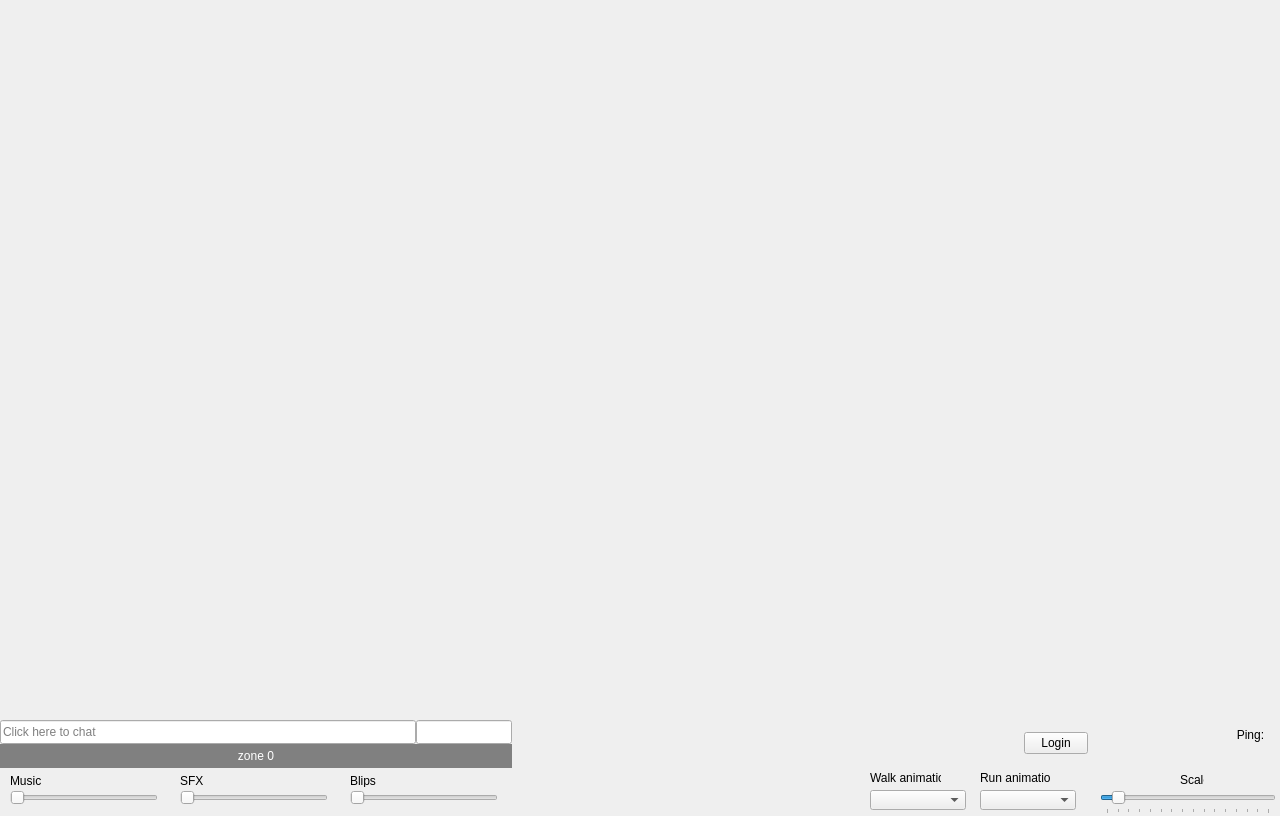
<?xml version="1.0" encoding="UTF-8"?>
<ui version="4.0">
 <class>GameWidget</class>
 <widget class="QWidget" name="GameWidget">
  <property name="geometry">
   <rect>
    <x>0</x>
    <y>0</y>
    <width>1280</width>
    <height>816</height>
   </rect>
  </property>
  <property name="focusPolicy">
   <enum>Qt::NoFocus</enum>
  </property>
  <property name="windowTitle">
   <string>Form</string>
  </property>
  <widget class="QStackedWidget" name="IngameWidgets">
   <property name="enabled">
    <bool>true</bool>
   </property>
   <property name="geometry">
    <rect>
     <x>0</x>
     <y>0</y>
     <width>1280</width>
     <height>816</height>
    </rect>
   </property>
   <property name="focusPolicy">
    <enum>Qt::NoFocus</enum>
   </property>
   <property name="styleSheet">
    <string notr="true"/>
   </property>
   <property name="frameShape">
    <enum>QFrame::NoFrame</enum>
   </property>
   <property name="currentIndex">
    <number>0</number>
   </property>
   <widget class="QWidget" name="IngameUI">
    <property name="focusPolicy">
     <enum>Qt::NoFocus</enum>
    </property>
    <property name="autoFillBackground">
     <bool>false</bool>
    </property>
    <widget class="PenaltyBar" name="_penaltybar1">
     <property name="geometry">
      <rect>
       <x>930</x>
       <y>730</y>
       <width>84</width>
       <height>14</height>
      </rect>
     </property>
     <property name="text">
      <string/>
     </property>
     <property name="pixmap">
      <pixmap>defensebar10.png</pixmap>
     </property>
    </widget>
    <widget class="PenaltyBar" name="_penaltybar2">
     <property name="geometry">
      <rect>
       <x>930</x>
       <y>744</y>
       <width>84</width>
       <height>14</height>
      </rect>
     </property>
     <property name="text">
      <string/>
     </property>
     <property name="pixmap">
      <pixmap>prosecutionbar10.png</pixmap>
     </property>
    </widget>
    <widget class="AIOButton" name="evidencebtn">
     <property name="geometry">
      <rect>
       <x>676</x>
       <y>744</y>
       <width>80</width>
       <height>24</height>
      </rect>
     </property>
     <property name="text">
      <string/>
     </property>
     <property name="pixmap">
      <pixmap>evidence_button.png</pixmap>
     </property>
    </widget>
    <widget class="QLabel" name="areainfo">
     <property name="geometry">
      <rect>
       <x>0</x>
       <y>744</y>
       <width>512</width>
       <height>24</height>
      </rect>
     </property>
     <property name="styleSheet">
      <string notr="true">color: white;
background-color: rgb(128, 128, 128)</string>
     </property>
     <property name="text">
      <string>zone 0</string>
     </property>
     <property name="scaledContents">
      <bool>true</bool>
     </property>
     <property name="alignment">
      <set>Qt::AlignCenter</set>
     </property>
    </widget>
    <widget class="QPushButton" name="ooclogin">
     <property name="enabled">
      <bool>true</bool>
     </property>
     <property name="geometry">
      <rect>
       <x>1024</x>
       <y>732</y>
       <width>64</width>
       <height>22</height>
      </rect>
     </property>
     <property name="text">
      <string>Login</string>
     </property>
     <property name="checkable">
      <bool>false</bool>
     </property>
     <property name="checked">
      <bool>false</bool>
     </property>
     <property name="flat">
      <bool>false</bool>
     </property>
    </widget>
    <widget class="QLabel" name="sliderlabel1">
     <property name="geometry">
      <rect>
       <x>10</x>
       <y>774</y>
       <width>32</width>
       <height>13</height>
      </rect>
     </property>
     <property name="text">
      <string>Music</string>
     </property>
    </widget>
    <widget class="QLabel" name="sliderlabel2">
     <property name="geometry">
      <rect>
       <x>180</x>
       <y>774</y>
       <width>32</width>
       <height>13</height>
      </rect>
     </property>
     <property name="text">
      <string>SFX</string>
     </property>
    </widget>
    <widget class="QLabel" name="sliderlabel3">
     <property name="geometry">
      <rect>
       <x>350</x>
       <y>774</y>
       <width>32</width>
       <height>13</height>
      </rect>
     </property>
     <property name="text">
      <string>Blips</string>
     </property>
    </widget>
    <widget class="QSlider" name="musicslider">
     <property name="geometry">
      <rect>
       <x>10</x>
       <y>790</y>
       <width>148</width>
       <height>16</height>
      </rect>
     </property>
     <property name="maximum">
      <number>100</number>
     </property>
     <property name="orientation">
      <enum>Qt::Horizontal</enum>
     </property>
    </widget>
    <widget class="QSlider" name="soundslider">
     <property name="geometry">
      <rect>
       <x>180</x>
       <y>790</y>
       <width>148</width>
       <height>16</height>
      </rect>
     </property>
     <property name="maximum">
      <number>100</number>
     </property>
     <property name="orientation">
      <enum>Qt::Horizontal</enum>
     </property>
    </widget>
    <widget class="QSlider" name="blipslider">
     <property name="geometry">
      <rect>
       <x>350</x>
       <y>790</y>
       <width>148</width>
       <height>16</height>
      </rect>
     </property>
     <property name="maximum">
      <number>100</number>
     </property>
     <property name="orientation">
      <enum>Qt::Horizontal</enum>
     </property>
    </widget>
    <widget class="QLabel" name="walkanim_label">
     <property name="geometry">
      <rect>
       <x>870</x>
       <y>770</y>
       <width>71</width>
       <height>16</height>
      </rect>
     </property>
     <property name="text">
      <string>Walk animation</string>
     </property>
    </widget>
    <widget class="QLabel" name="runanim_label">
     <property name="geometry">
      <rect>
       <x>980</x>
       <y>770</y>
       <width>71</width>
       <height>16</height>
      </rect>
     </property>
     <property name="text">
      <string>Run animation</string>
     </property>
    </widget>
    <widget class="QComboBox" name="walkanim_dropdown">
     <property name="geometry">
      <rect>
       <x>870</x>
       <y>790</y>
       <width>96</width>
       <height>20</height>
      </rect>
     </property>
    </widget>
    <widget class="QComboBox" name="runanim_dropdown">
     <property name="geometry">
      <rect>
       <x>980</x>
       <y>790</y>
       <width>96</width>
       <height>20</height>
      </rect>
     </property>
    </widget>
    <widget class="QLabel" name="pinglabel">
     <property name="geometry">
      <rect>
       <x>1220</x>
       <y>728</y>
       <width>61</width>
       <height>16</height>
      </rect>
     </property>
     <property name="text">
      <string>Ping:</string>
     </property>
     <property name="alignment">
      <set>Qt::AlignHCenter|Qt::AlignTop</set>
     </property>
    </widget>
    <widget class="AIOIndexButton" name="wt_button">
     <property name="geometry">
      <rect>
       <x>514</x>
       <y>770</y>
       <width>85</width>
       <height>42</height>
      </rect>
     </property>
     <property name="cursor">
      <cursorShape>ArrowCursor</cursorShape>
     </property>
     <property name="text">
      <string/>
     </property>
     <property name="pixmap">
      <pixmap>witnesstestimony.png</pixmap>
     </property>
    </widget>
    <widget class="AIOIndexButton" name="ce_button">
     <property name="geometry">
      <rect>
       <x>599</x>
       <y>770</y>
       <width>85</width>
       <height>42</height>
      </rect>
     </property>
     <property name="text">
      <string/>
     </property>
     <property name="pixmap">
      <pixmap>crossexamination.png</pixmap>
     </property>
    </widget>
    <widget class="AIOIndexButton" name="guilty_button">
     <property name="geometry">
      <rect>
       <x>769</x>
       <y>770</y>
       <width>85</width>
       <height>42</height>
      </rect>
     </property>
     <property name="text">
      <string/>
     </property>
     <property name="pixmap">
      <pixmap>guilty.png</pixmap>
     </property>
    </widget>
    <widget class="AIOIndexButton" name="notguilty_button">
     <property name="geometry">
      <rect>
       <x>684</x>
       <y>770</y>
       <width>85</width>
       <height>42</height>
      </rect>
     </property>
     <property name="text">
      <string/>
     </property>
     <property name="pixmap">
      <pixmap>notguilty.png</pixmap>
     </property>
    </widget>
    <widget class="ICLineEdit" name="ic_input">
     <property name="geometry">
      <rect>
       <x>0</x>
       <y>720</y>
       <width>416</width>
       <height>24</height>
      </rect>
     </property>
     <property name="placeholderText">
      <string>Click here to chat</string>
     </property>
    </widget>
    <widget class="QLineEdit" name="showname_input">
     <property name="geometry">
      <rect>
       <x>416</x>
       <y>720</y>
       <width>96</width>
       <height>24</height>
      </rect>
     </property>
    </widget>
    <widget class="QLabel" name="emotebar">
     <property name="geometry">
      <rect>
       <x>0</x>
       <y>400</y>
       <width>1024</width>
       <height>224</height>
      </rect>
     </property>
     <property name="text">
      <string/>
     </property>
     <property name="pixmap">
      <pixmap>emote_bar.png</pixmap>
     </property>
     <property name="scaledContents">
      <bool>false</bool>
     </property>
    </widget>
    <widget class="AIOButton" name="prevemotepage">
     <property name="geometry">
      <rect>
       <x>10</x>
       <y>600</y>
       <width>40</width>
       <height>40</height>
      </rect>
     </property>
     <property name="text">
      <string/>
     </property>
     <property name="pixmap">
      <pixmap>arrow_left.png</pixmap>
     </property>
     <property name="scaledContents">
      <bool>false</bool>
     </property>
    </widget>
    <widget class="AIOButton" name="textcolorbtn">
     <property name="geometry">
      <rect>
       <x>836</x>
       <y>724</y>
       <width>40</width>
       <height>40</height>
      </rect>
     </property>
     <property name="text">
      <string/>
     </property>
     <property name="pixmap">
      <pixmap>textcolor_button.png</pixmap>
     </property>
     <property name="scaledContents">
      <bool>false</bool>
     </property>
    </widget>
    <widget class="AIOButton" name="switchbtn">
     <property name="geometry">
      <rect>
       <x>596</x>
       <y>720</y>
       <width>80</width>
       <height>24</height>
      </rect>
     </property>
     <property name="text">
      <string/>
     </property>
     <property name="pixmap">
      <pixmap>switch_button.png</pixmap>
     </property>
    </widget>
    <widget class="AIOButton" name="movebtn">
     <property name="geometry">
      <rect>
       <x>596</x>
       <y>744</y>
       <width>80</width>
       <height>24</height>
      </rect>
     </property>
     <property name="text">
      <string/>
     </property>
     <property name="pixmap">
      <pixmap>move_button.png</pixmap>
     </property>
    </widget>
    <widget class="AIOButton" name="examinebtn">
     <property name="geometry">
      <rect>
       <x>676</x>
       <y>720</y>
       <width>80</width>
       <height>24</height>
      </rect>
     </property>
     <property name="text">
      <string/>
     </property>
     <property name="pixmap">
      <pixmap>examine_button.png</pixmap>
     </property>
    </widget>
    <widget class="AIOButton" name="realizationbtn">
     <property name="geometry">
      <rect>
       <x>880</x>
       <y>724</y>
       <width>40</width>
       <height>40</height>
      </rect>
     </property>
     <property name="text">
      <string/>
     </property>
     <property name="pixmap">
      <pixmap>realization.png</pixmap>
     </property>
     <property name="scaledContents">
      <bool>false</bool>
     </property>
    </widget>
    <widget class="AIOButton" name="nextemotepage">
     <property name="geometry">
      <rect>
       <x>974</x>
       <y>600</y>
       <width>40</width>
       <height>40</height>
      </rect>
     </property>
     <property name="text">
      <string/>
     </property>
     <property name="pixmap">
      <pixmap>arrow_right.png</pixmap>
     </property>
     <property name="scaledContents">
      <bool>false</bool>
     </property>
    </widget>
    <widget class="QSlider" name="scaleslider">
     <property name="geometry">
      <rect>
       <x>1100</x>
       <y>790</y>
       <width>176</width>
       <height>24</height>
      </rect>
     </property>
     <property name="minimum">
      <number>1</number>
     </property>
     <property name="maximum">
      <number>16</number>
     </property>
     <property name="singleStep">
      <number>1</number>
     </property>
     <property name="pageStep">
      <number>1</number>
     </property>
     <property name="value">
      <number>2</number>
     </property>
     <property name="orientation">
      <enum>Qt::Horizontal</enum>
     </property>
     <property name="invertedAppearance">
      <bool>false</bool>
     </property>
     <property name="invertedControls">
      <bool>false</bool>
     </property>
     <property name="tickPosition">
      <enum>QSlider::TicksBelow</enum>
     </property>
     <property name="tickInterval">
      <number>1</number>
     </property>
    </widget>
    <widget class="QLabel" name="scalelabel">
     <property name="geometry">
      <rect>
       <x>1180</x>
       <y>774</y>
       <width>24</width>
       <height>12</height>
      </rect>
     </property>
     <property name="text">
      <string>Scale</string>
     </property>
    </widget>
    <widget class="AIOButton" name="musicToggle">
     <property name="geometry">
      <rect>
       <x>516</x>
       <y>720</y>
       <width>80</width>
       <height>24</height>
      </rect>
     </property>
     <property name="text">
      <string/>
     </property>
     <property name="pixmap">
      <pixmap>music_button.png</pixmap>
     </property>
    </widget>
    <widget class="AIOButton" name="oocToggle">
     <property name="geometry">
      <rect>
       <x>516</x>
       <y>744</y>
       <width>80</width>
       <height>24</height>
      </rect>
     </property>
     <property name="text">
      <string/>
     </property>
     <property name="pixmap">
      <pixmap>ooc_button.png</pixmap>
     </property>
    </widget>
    <widget class="GamePort" name="gameview" native="true">
     <property name="geometry">
      <rect>
       <x>0</x>
       <y>0</y>
       <width>1280</width>
       <height>720</height>
      </rect>
     </property>
     <widget class="ChatboxWidget" name="chatboxwidget" native="true">
      <property name="geometry">
       <rect>
        <x>128</x>
        <y>306</y>
        <width>512</width>
        <height>96</height>
       </rect>
      </property>
      <widget class="QLabel" name="chatbox">
       <property name="geometry">
        <rect>
         <x>0</x>
         <y>0</y>
         <width>512</width>
         <height>96</height>
        </rect>
       </property>
       <property name="text">
        <string/>
       </property>
       <property name="pixmap">
        <pixmap>chatbox.png</pixmap>
       </property>
       <property name="scaledContents">
        <bool>false</bool>
       </property>
      </widget>
      <widget class="QLabel" name="chatname">
       <property name="geometry">
        <rect>
         <x>4</x>
         <y>0</y>
         <width>120</width>
         <height>16</height>
        </rect>
       </property>
       <property name="font">
        <font>
         <family>Tahoma</family>
        </font>
       </property>
       <property name="styleSheet">
        <string notr="true">color: white</string>
       </property>
       <property name="text">
        <string/>
       </property>
      </widget>
      <widget class="QTextEdit" name="chattext">
       <property name="geometry">
        <rect>
         <x>2</x>
         <y>16</y>
         <width>511</width>
         <height>80</height>
        </rect>
       </property>
       <property name="font">
        <font>
         <family>Tahoma</family>
         <pointsize>12</pointsize>
         <stylestrategy>PreferDefault</stylestrategy>
        </font>
       </property>
       <property name="cursor" stdset="0">
        <cursorShape>ArrowCursor</cursorShape>
       </property>
       <property name="styleSheet">
        <string notr="true">background-color: rgba(0, 0, 0, 0); color: white</string>
       </property>
       <property name="frameShape">
        <enum>QFrame::NoFrame</enum>
       </property>
       <property name="verticalScrollBarPolicy">
        <enum>Qt::ScrollBarAlwaysOff</enum>
       </property>
       <property name="horizontalScrollBarPolicy">
        <enum>Qt::ScrollBarAlwaysOff</enum>
       </property>
       <property name="readOnly">
        <bool>true</bool>
       </property>
       <property name="html">
        <string>&lt;!DOCTYPE HTML PUBLIC &quot;-//W3C//DTD HTML 4.0//EN&quot; &quot;http://www.w3.org/TR/REC-html40/strict.dtd&quot;&gt;
&lt;html&gt;&lt;head&gt;&lt;meta name=&quot;qrichtext&quot; content=&quot;1&quot; /&gt;&lt;style type=&quot;text/css&quot;&gt;
p, li { white-space: pre-wrap; }
&lt;/style&gt;&lt;/head&gt;&lt;body style=&quot; font-family:'Tahoma'; font-size:12pt; font-weight:400; font-style:normal;&quot;&gt;
&lt;p style=&quot;-qt-paragraph-type:empty; margin-top:0px; margin-bottom:0px; margin-left:0px; margin-right:0px; -qt-block-indent:0; text-indent:0px;&quot;&gt;&lt;br /&gt;&lt;/p&gt;&lt;/body&gt;&lt;/html&gt;</string>
       </property>
       <property name="cursorWidth">
        <number>0</number>
       </property>
       <property name="textInteractionFlags">
        <set>Qt::NoTextInteraction</set>
       </property>
      </widget>
      <widget class="AIOButton" name="chatlogToggle">
       <property name="geometry">
        <rect>
         <x>476</x>
         <y>0</y>
         <width>32</width>
         <height>16</height>
        </rect>
       </property>
       <property name="text">
        <string/>
       </property>
       <property name="pixmap">
        <pixmap>chatlog_button.png</pixmap>
       </property>
      </widget>
     </widget>
    </widget>
    <widget class="AIOButton" name="emoteToggle">
     <property name="geometry">
      <rect>
       <x>760</x>
       <y>732</y>
       <width>70</width>
       <height>24</height>
      </rect>
     </property>
     <property name="text">
      <string/>
     </property>
     <property name="pixmap">
      <pixmap>emotebar_button.png</pixmap>
     </property>
    </widget>
    <zorder>_penaltybar1</zorder>
    <zorder>_penaltybar2</zorder>
    <zorder>areainfo</zorder>
    <zorder>ooclogin</zorder>
    <zorder>sliderlabel1</zorder>
    <zorder>sliderlabel2</zorder>
    <zorder>sliderlabel3</zorder>
    <zorder>musicslider</zorder>
    <zorder>soundslider</zorder>
    <zorder>blipslider</zorder>
    <zorder>walkanim_label</zorder>
    <zorder>runanim_label</zorder>
    <zorder>walkanim_dropdown</zorder>
    <zorder>runanim_dropdown</zorder>
    <zorder>pinglabel</zorder>
    <zorder>wt_button</zorder>
    <zorder>ce_button</zorder>
    <zorder>guilty_button</zorder>
    <zorder>notguilty_button</zorder>
    <zorder>ic_input</zorder>
    <zorder>showname_input</zorder>
    <zorder>textcolorbtn</zorder>
    <zorder>switchbtn</zorder>
    <zorder>movebtn</zorder>
    <zorder>examinebtn</zorder>
    <zorder>realizationbtn</zorder>
    <zorder>scaleslider</zorder>
    <zorder>scalelabel</zorder>
    <zorder>musicToggle</zorder>
    <zorder>oocToggle</zorder>
    <zorder>gameview</zorder>
    <zorder>emoteToggle</zorder>
    <zorder>evidencebtn</zorder>
    <zorder>emotebar</zorder>
    <zorder>nextemotepage</zorder>
    <zorder>prevemotepage</zorder>
   </widget>
   <widget class="CharSelect" name="charselect">
    <widget class="QScrollArea" name="charscroller">
     <property name="geometry">
      <rect>
       <x>2</x>
       <y>32</y>
       <width>1276</width>
       <height>768</height>
      </rect>
     </property>
     <property name="styleSheet">
      <string notr="true">background-color: transparent</string>
     </property>
     <property name="frameShape">
      <enum>QFrame::NoFrame</enum>
     </property>
     <property name="verticalScrollBarPolicy">
      <enum>Qt::ScrollBarAsNeeded</enum>
     </property>
     <property name="widgetResizable">
      <bool>true</bool>
     </property>
     <widget class="QWidget" name="charscrollwidget">
      <property name="geometry">
       <rect>
        <x>0</x>
        <y>0</y>
        <width>1276</width>
        <height>768</height>
       </rect>
      </property>
     </widget>
    </widget>
    <widget class="QPushButton" name="disconnectbtn">
     <property name="geometry">
      <rect>
       <x>8</x>
       <y>6</y>
       <width>75</width>
       <height>23</height>
      </rect>
     </property>
     <property name="text">
      <string>Disconnect</string>
     </property>
    </widget>
    <widget class="QWidget" name="charnamewidget" native="true">
     <property name="geometry">
      <rect>
       <x>504</x>
       <y>4</y>
       <width>272</width>
       <height>26</height>
      </rect>
     </property>
     <widget class="QLabel" name="charnameimg">
      <property name="geometry">
       <rect>
        <x>0</x>
        <y>0</y>
        <width>272</width>
        <height>26</height>
       </rect>
      </property>
      <property name="text">
       <string/>
      </property>
      <property name="pixmap">
       <pixmap>evidence_name.png</pixmap>
      </property>
      <property name="alignment">
       <set>Qt::AlignHCenter|Qt::AlignTop</set>
      </property>
     </widget>
     <widget class="QLabel" name="charnamelabel">
      <property name="geometry">
       <rect>
        <x>0</x>
        <y>0</y>
        <width>272</width>
        <height>26</height>
       </rect>
      </property>
      <property name="styleSheet">
       <string notr="true">background-color: rgba(0, 0, 0, 0); color: rgb(255, 165, 0)</string>
      </property>
      <property name="text">
       <string>Select your character</string>
      </property>
      <property name="alignment">
       <set>Qt::AlignCenter</set>
      </property>
     </widget>
    </widget>
   </widget>
  </widget>
  <widget class="QTextEdit" name="chatlog">
   <property name="geometry">
    <rect>
     <x>1290</x>
     <y>250</y>
     <width>0</width>
     <height>0</height>
    </rect>
   </property>
   <property name="styleSheet">
    <string notr="true">background-color: rgb(96, 96, 96); color: white</string>
   </property>
   <property name="readOnly">
    <bool>true</bool>
   </property>
  </widget>
 </widget>
 <customwidgets>
  <customwidget>
   <class>GamePort</class>
   <extends>QWidget</extends>
   <header>game</header>
   <container>1</container>
  </customwidget>
  <customwidget>
   <class>ICLineEdit</class>
   <extends>QLineEdit</extends>
   <header>game</header>
  </customwidget>
  <customwidget>
   <class>AIOButton</class>
   <extends>QLabel</extends>
   <header>buttons</header>
  </customwidget>
  <customwidget>
   <class>PenaltyBar</class>
   <extends>QLabel</extends>
   <header>buttons</header>
  </customwidget>
  <customwidget>
   <class>AIOIndexButton</class>
   <extends>QLabel</extends>
   <header>buttons</header>
  </customwidget>
  <customwidget>
   <class>CharSelect</class>
   <extends>QWidget</extends>
   <header>charselect</header>
   <container>1</container>
  </customwidget>
  <customwidget>
   <class>ChatboxWidget</class>
   <extends>QWidget</extends>
   <header>game</header>
   <container>1</container>
  </customwidget>
 </customwidgets>
 <resources/>
 <connections/>
</ui>
